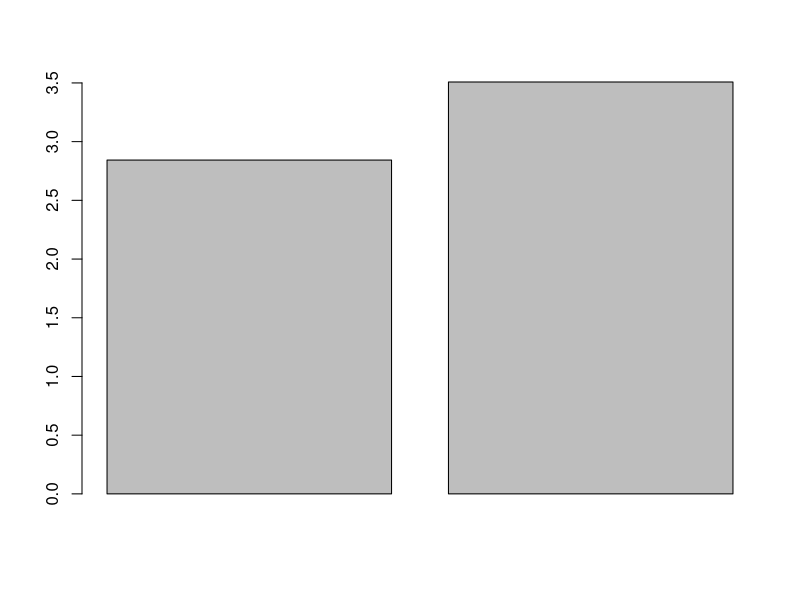
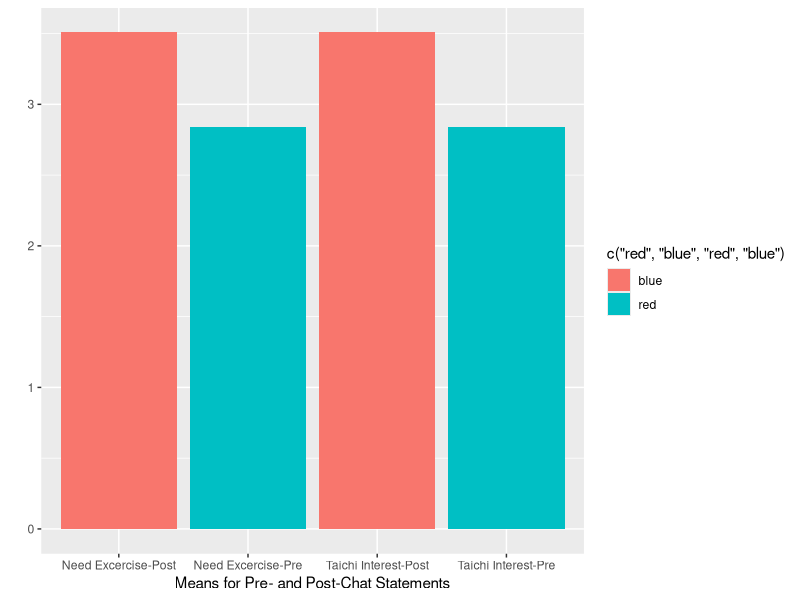
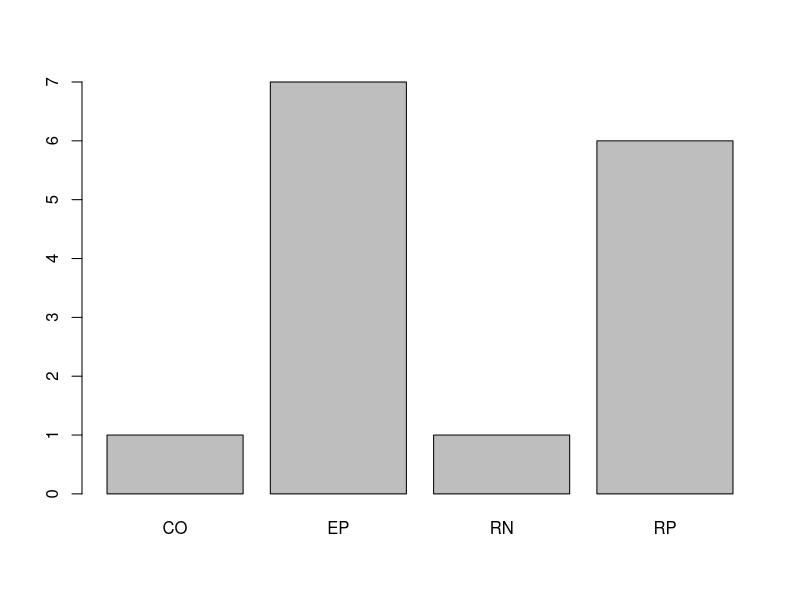
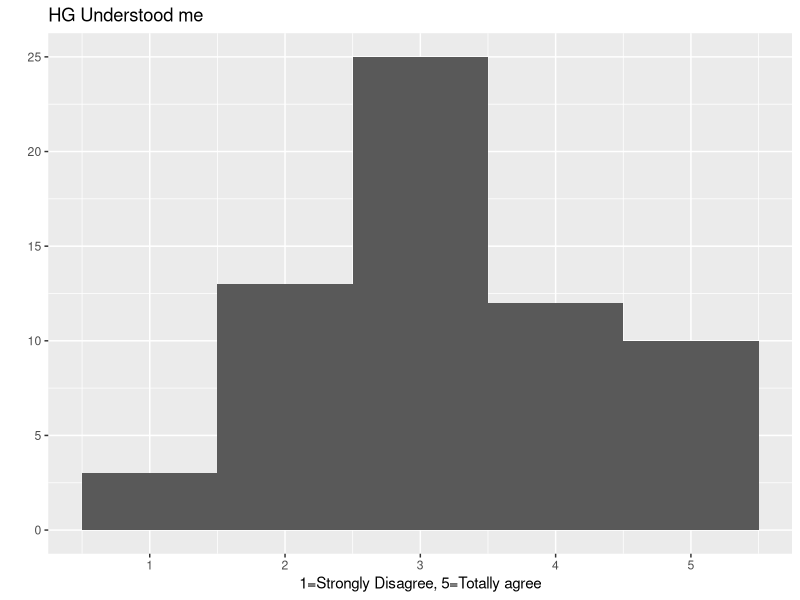
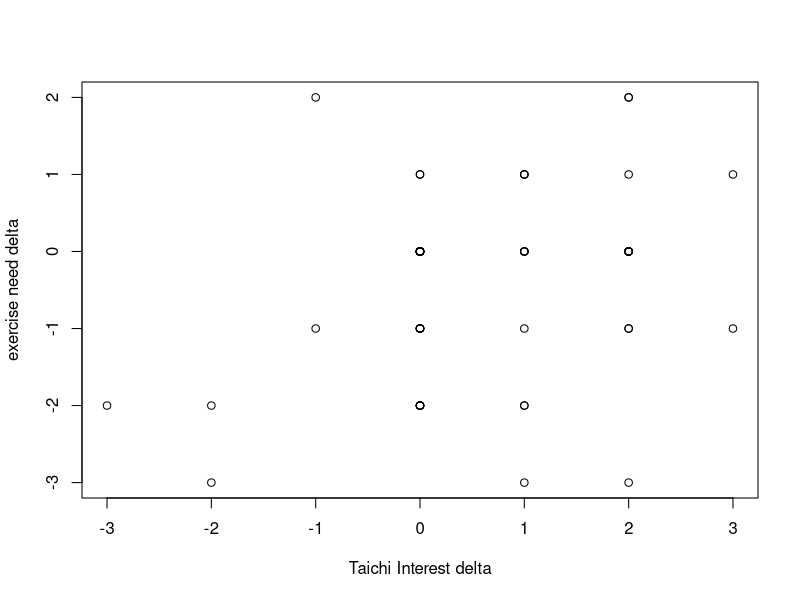

R code for these plots, in order:
## ---- chunk 1
knitr::opts_chunk$set(echo = TRUE)
## ---- chunk 2
library(readr)
library(ggplot2)
## ---- chunk 3
Dialogue <- read_csv("Dialogue.csv")
Dialogue$strategy <- substr(Dialogue$q_id,1,2)
dems <- read_csv("Demographics.csv")
post <- read_csv("PostQuestions.csv")
visited <- read_csv("visitedtaichi.csv")
## ---- chunk 4
# Exclude ppl that did not finish.
pre.good<-dems[dems$sessionID %in% post$sessionID,]
# Exclude test users
pre.good<-pre.good[pre.good$userType!="test",]
post<-post[post$sessionID %in% pre.good$sessionID,]

#Exclude those before Feb 23
pp<-Dialogue[Dialogue$sessionID %in% pre.good$sessionID,c("time","sessionID")]
pp.beforeFeb <- pp[c(67:2202),]
pre.good.sid<-unique(unlist(pre.good$sessionID, use.names = FALSE))
Dialogue <- Dialogue[Dialogue$sessionID %in% pre.good$sessionID,]
#View(pre.good)
## ---- chunk 5
interest.pre <- mean(dems$taichi_interest)
interest.post<- mean(post$taichi_learn)
need.pre <- mean(dems$taichi_interest)
need.post<- mean(post$taichi_learn)
barplot(c(interest.pre,interest.post))
d <- cbind(c("Need Pre","Need Post", "Interest Pre", "Interest Post"),c(need.pre,need.post,interest.pre,interest.post))
## ---- chunk 6
qplot(x=c("Need Excercise-Pre","Need Excercise-Post", "Taichi Interest-Pre", "Taichi Interest-Post"),weight=c(need.pre,need.post,interest.pre,interest.post),xlab="Means for Pre- and Post-Chat Statements", fill=c("red","blue","red", "blue")) 
## ---- chunk 7
t.test(pre.good$taichi_interest,post$taichi_learn,paired=TRUE)
## ---- chunk 8
barplot(table(Dialogue$strategy[Dialogue$sessionID=="ceprtq01ps0n5q92h8r74emid4" & Dialogue$speaker=="U"]))
## ---- chunk 9
qplot(data=post, x=guru_understanding, binwidth=1, xlab="1=Strongly Disagree, 5=Totally agree",main="HG Understood me")
## ---- chunk 10
visited.pre <- pre.good[pre.good$ID %in% visited$ID,]
visited.post <- post[post$sessionID %in% visited.pre$sessionID,]
visited.dialogues <- Dialogue[Dialogue$sessionID %in% visited.pre$sessionID,]
## ---- chunk 11
printed.post <- post[post$printed_flyer==1,]
printed.pre <- pre.good[pre.good$sessionID %in% printed.post$sessionID,]
printed.dialogues <- Dialogue[Dialogue$sessionID %in% printed.post$sessionID,]
## ---- chunk 12
length(printed.pre$sessionID)
## ---- chunk 13
length(printed.pre$sessionID)/length(pre.good$sessionID) * 100
## ---- chunk 14
table(pre.good$position)
table(pre.good$gender)
table(pre.good$ethnicity)
table(pre.good$age_range)
## ---- chunk 15
table(pre.good$position)/length(pre.good$position)
table(pre.good$gender)/length(pre.good$gender)
table(pre.good$ethnicity)/length(pre.good$ethnicity)
table(pre.good$age_range)/length(pre.good$age_range)
## ---- chunk 16
 length(pre.good[pre.good$age_range<5,]$sessionID)/length(pre.good$sessionID)*100
## ---- chunk 17
tail(names(sort(table(pre.good$age_range))), 1)
## ---- chunk 18
pre.desire <- pre.good$excercise_need
post.desire <- - post$post_excercise_need
t.test(pre.desire,post.desire,paired=TRUE)
## ---- chunk 19
pre.interest <- pre.good$taichi_interest
post.interest <- - post$taichi_learn
t.test(pre.interest,post.interest,paired=TRUE)
## ---- chunk 20
raw_merged = merge(x = pre.good, y = post, by = "sessionID", all = TRUE)

printed.decreased.interest <- length(raw_merged[raw_merged$taichi_learn < raw_merged$taichi_interest & raw_merged$printed_flyer == 1,]$sessionID)

printed.increased.interest <- length(raw_merged[raw_merged$taichi_learn > raw_merged$taichi_interest & raw_merged$printed_flyer == 1,]$sessionID)

printed.same.interest <- length(raw_merged[raw_merged$taichi_learn == raw_merged$taichi_interest & raw_merged$printed_flyer == 1,]$sessionID)

nprinted.decreased.interest <- length(raw_merged[raw_merged$taichi_learn < raw_merged$taichi_interest & raw_merged$printed_flyer == 0,]$sessionID)

nprinted.increased.interest <- length(raw_merged[raw_merged$taichi_learn > raw_merged$taichi_interest & raw_merged$printed_flyer == 0,]$sessionID)

nprinted.same.interest <- length(raw_merged[raw_merged$taichi_learn == raw_merged$taichi_interest & raw_merged$printed_flyer == 0,]$sessionID)

c1 <- c("", "Decreased", "Remained Same", "Increased", "Total")

c2 <- c ("No", nprinted.decreased.interest, nprinted.same.interest, nprinted.increased.interest, nprinted.decreased.interest + nprinted.same.interest + nprinted.increased.interest)

c3 <- c ("Yes", printed.decreased.interest, printed.same.interest, printed.increased.interest, printed.decreased.interest + printed.same.interest + printed.increased.interest)

c4 <- c ("Total", printed.decreased.interest + nprinted.decreased.interest, printed.same.interest + nprinted.same.interest, printed.increased.interest+nprinted.increased.interest, length(pre.good$sessionID))

print.interest <- data.frame(c1, c2, c3, c4) 

## ---- chunk 21
pint.merged <-raw_merged[raw_merged$taichi_learn > raw_merged$taichi_interest & raw_merged$printed_flyer == 1,]
## ---- chunk 22
npint.merged <-raw_merged[raw_merged$taichi_learn <= raw_merged$taichi_interest |  raw_merged$printed_flyer == 0,]
## ---- chunk 23
length(pint.merged$sessionID)
length(pint.merged$sessionID)/length(pre.good$sessionID) * 100
## ---- chunk 24
length(pint.merged$sessionID)
length(printed.pre$sessionID)
## ---- chunk 25
length(pint.merged$sessionID)/length(printed.pre$sessionID) * 100
## ---- chunk 26
t.test(pint.merged$taichi_interest, npint.merged$taichi_interest)
## ---- chunk 27
t.test(pint.merged$taichi_learn, npint.merged$taichi_learn)
## ---- chunk 28
pint.en <- c()
npint.en <- c()
pint.rn <- c()
npint.rn <- c()
pint.ep <- c()
npint.ep <- c()
pint.rp <- c()
npint.rp <- c()
for (s in pint.merged$sessionID) {
  totalDialogues <- length(Dialogue[Dialogue$sessionID == s & Dialogue$speaker=="HG",])

  pint.en <- append(pint.en,(length(Dialogue[Dialogue$sessionID == s & Dialogue$speaker=="HG" & substr(Dialogue$q_id, 1, 2) == "EN",]$sessionID))/ totalDialogues)
  
   pint.rn <- append(pint.rn,(length(Dialogue[Dialogue$sessionID == s & Dialogue$speaker=="HG" & substr(Dialogue$q_id, 1, 2) == "RN",]$sessionID))/ totalDialogues)
   
   pint.ep <- append(pint.ep,(length(Dialogue[Dialogue$sessionID == s & Dialogue$speaker=="HG" & substr(Dialogue$q_id, 1, 2) == "EP",]$sessionID))/ totalDialogues)
  
   pint.rp <- append(pint.rp,(length(Dialogue[Dialogue$sessionID == s & Dialogue$speaker=="HG" & substr(Dialogue$q_id, 1, 2) == "RP",]$sessionID))/ totalDialogues)
}

for (s in npint.merged$sessionID) {
  totalDialogues <- length(Dialogue[Dialogue$sessionID == s & Dialogue$speaker=="HG",])

  npint.en <- append(npint.en,(length(Dialogue[Dialogue$sessionID == s & Dialogue$speaker=="HG" & substr(Dialogue$q_id, 1, 2) == "EN",]$sessionID))/ totalDialogues)
  
   npint.rn <- append(npint.rn,(length(Dialogue[Dialogue$sessionID == s & Dialogue$speaker=="HG" & substr(Dialogue$q_id, 1, 2) == "RN",]$sessionID))/ totalDialogues)
   
     npint.ep <- append(npint.ep,(length(Dialogue[Dialogue$sessionID == s & Dialogue$speaker=="HG" & substr(Dialogue$q_id, 1, 2) == "EP",]$sessionID))/ totalDialogues)
  
   npint.rp <- append(npint.rp,(length(Dialogue[Dialogue$sessionID == s & Dialogue$speaker=="HG" & substr(Dialogue$q_id, 1, 2) == "RP",]$sessionID))/ totalDialogues)
}

t.test(pint.en, npint.en)
t.test(pint.rn, npint.rn)
t.test(pint.ep, npint.ep)
t.test(pint.rp, npint.rp)
## ---- chunk 29
  en.count <- c()
  ep.count <- c()
  rp.count <- c()
  rn.count <- c()
for (s in  raw_merged$sessionID) {
  en.count <- append(en.count,length(Dialogue[Dialogue$sessionID == s & Dialogue$speaker=="HG" & substr(Dialogue$q_id, 1, 2) == "EN",]$sessionID))
  rn.count <- append(rn.count,length(Dialogue[Dialogue$sessionID == s & Dialogue$speaker=="HG" & substr(Dialogue$q_id, 1, 2) == "RN",]$sessionID))
  ep.count <- append(ep.count,length(Dialogue[Dialogue$sessionID == s & Dialogue$speaker=="HG" & substr(Dialogue$q_id, 1, 2) == "EP",]$sessionID))
  rp.count <- append(rp.count,length(Dialogue[Dialogue$sessionID == s & Dialogue$speaker=="HG" & substr(Dialogue$q_id, 1, 2) == "RP",]$sessionID))
}


  cor.test(ep.count, raw_merged$taichi_interest)
  cor.test(rp.count, raw_merged$taichi_interest)
  cor.test(en.count, raw_merged$taichi_interest)
  cor.test(rn.count, raw_merged$taichi_interest)
  
  cor.test(ep.count, raw_merged$taichi_learn)
  cor.test(rp.count, raw_merged$taichi_learn)
  cor.test(en.count, raw_merged$taichi_learn)
  cor.test(rn.count, raw_merged$taichi_learn)

## ---- chunk 30
Strategy <- c("EP", "RP", "EN", "RN" )
Taichi.Interest.pre <- c(-0.2744292,0.1919599,-0.1324932,0.2541909 )
Taichi.Interest.post <- c(-0.4554372,0.1109431,-0.3339051,0.245545)
df <- data.frame(Strategy,Taichi.Interest.pre, Taichi.Interest.post)
knitr::kable(head(df))
## ---- chunk 31
  interest.increase <-raw_merged$taichi_learn - raw_merged$taichi_interest
  cor.test(ep.count, interest.increase)
  cor.test(rp.count, interest.increase)
  cor.test(en.count, interest.increase)
  cor.test(rn.count, interest.increase)
## ---- chunk 32
cor.test(ep.count+en.count, raw_merged$guru_understanding)
## ---- chunk 33
cor.test(rp.count+rn.count, raw_merged$guru_understanding)
## ---- chunk 34
cor.test(ep.count+en.count, interest.increase)
## ---- chunk 35
cor.test(rp.count+rn.count, interest.increase)
## ---- chunk 36
cor.test(ep.count+rp.count, interest.increase)
## ---- chunk 37
cor.test(en.count+rn.count, interest.increase)
## ---- chunk 38
cor.test(raw_merged$excercise_need, raw_merged$taichi_interest)
## ---- chunk 39
cor.test(raw_merged$post_excercise_need, raw_merged$taichi_learn)
## ---- chunk 40
cor.test(raw_merged$excercise_need, raw_merged$taichi_learn)
## ---- chunk 41
t.test(raw_merged$post_excercise_need, raw_merged$excercise_need)
## ---- chunk 42
cor.test(raw_merged$guru_understanding, interest.increase)
## ---- chunk 43
cor.test(raw_merged$guru_understanding, raw_merged$taichi_learn)
## ---- chunk 44
cor.test(raw_merged$guru_understanding, raw_merged$post_excercise_need)
## ---- chunk 45
excercise_need.increase <-raw_merged$post_excercise_need - raw_merged$excercise_need
cor.test(raw_merged$guru_understanding, excercise_need.increase)
## ---- chunk 46
summary(lm(raw_merged$taichi_learn~raw_merged$guru_understanding+raw_merged$excercise_need +raw_merged$post_excercise_need + raw_merged$taichi_persuation+raw_merged$age_range+raw_merged$excerise_freq))


## ---- chunk 47
t.test(npint.rn+npint.en, pint.rn+pint.en, alternative = "greater")
## ---- chunk 48
t.test(pint.rp+pint.ep, npint.rp+npint.ep, alternative = "greater")
## ---- chunk 49
 cor.test(raw_merged$post_excercise_need - raw_merged$excercise_need, raw_merged$taichi_learn - raw_merged$taichi_interest)
## ---- chunk 50
t.test(raw_merged$post_excercise_need, raw_merged$excercise_need, alternative = "greater")

t.test(raw_merged$taichi_learn, raw_merged$taichi_interest, alternative = "greater",paired=T)
## ---- chunk 51
plot(raw_merged$taichi_learn-raw_merged$taichi_interest,raw_merged$post_excercise_need-raw_merged$excercise_need,xlab="Taichi Interest delta",ylab="exercise need delta")
## ---- chunk 52
aerobic <- raw_merged[raw_merged$excerise_time==1,]
anaerobic <- raw_merged[raw_merged$excerise_time==2,]
flexibility <- raw_merged[raw_merged$excerise_time==3,]

exer_freq_0 <- raw_merged[raw_merged$excerise_freq==1,]
exer_freq_2 <- raw_merged[raw_merged$excerise_freq==2,]
exer_freq_4 <- raw_merged[raw_merged$excerise_freq==3,]
## ---- chunk 53
t.test(aerobic$post_excercise_need, aerobic$excercise_need, alternative = "greater",paired=T)
## ---- chunk 54
t.test(anaerobic$post_excercise_need, anaerobic$excercise_need, alternative = "greater",paired=T)
## ---- chunk 55
t.test(flexibility$post_excercise_need, flexibility$excercise_need, alternative = "greater",paired=T)
## ---- chunk 56
t.test(exer_freq_0$post_excercise_need, exer_freq_0$excercise_need, alternative = "greater")
## ---- chunk 57
t.test(exer_freq_2$post_excercise_need, exer_freq_2$excercise_need, alternative = "greater")
## ---- chunk 58
t.test(exer_freq_4$post_excercise_need, exer_freq_4$excercise_need, alternative = "greater")
